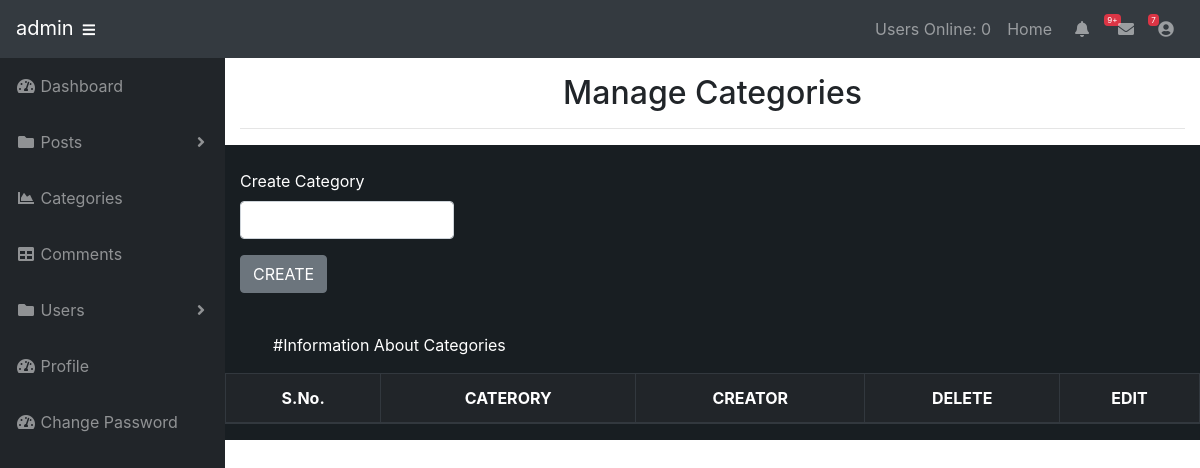
The app's page /admin/category.php (signed in), older data.
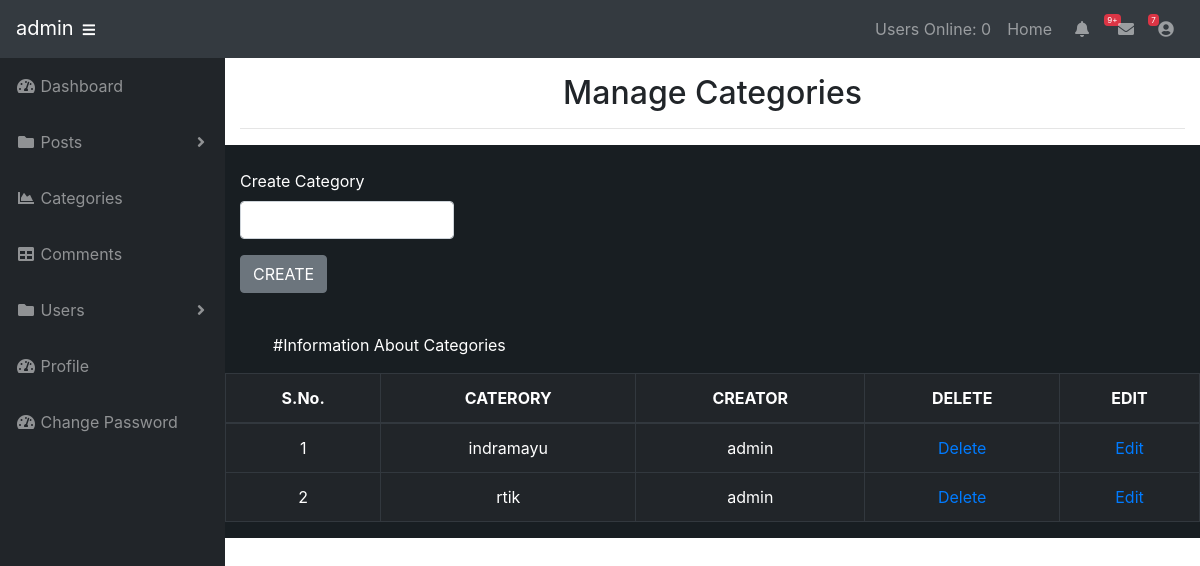
The same page, newer data.
### tables this page shows
CREATE TABLE `categories` (
  `cat_id` int(3) NOT NULL,
  `cat_title` varchar(255) NOT NULL,
  `cat_creator` varchar(20) NOT NULL,
  `cat_user` varchar(2000) NOT NULL
);

### admin/functions.php (the view, shortened to what this page needs)
<?php
function FindAllCAtegories(){
    global $connection;
    $serial=0;
    $query = "SELECT * FROM categories";
    $select_all_categories = mysqli_query($connection,$query);
    while($row = mysqli_fetch_assoc($select_all_categories)){
        $cat_id = $row['cat_id'];
        $cat_title = $row['cat_title'];
        $cat_creator = $row['cat_creator'];
        echo "<tr>";
        $serial=$serial+1;
        echo "<td>{$serial}</td>";
        echo "<td>{$cat_title}</td>";
        echo "<td>{$cat_creator}</td>";
        echo "<td><a href='category.php?delete={$cat_id}'>Delete</a></td>";
        echo "<td><a href='category.php?edit={$cat_id}'>Edit</a></td>";
        echo "</tr>";
    }
}
?>

Row changes from the older to the newer data that the page shows:
added categories: cat_title "indramayu", cat_creator "admin"
added categories: cat_title "rtik", cat_creator "admin"
